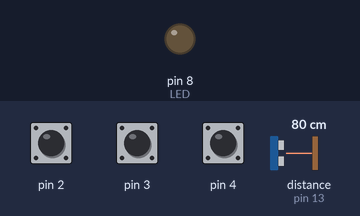
A sketch run on a simulated Arduino Uno, built with avr-gcc and run on an emulated ATmega328P. Parts: output pins drawn as LEDs (lit = HIGH). Wiring (inferred from the names in the program): ultrasonic range finder: trigger pin 12; echo pin 13. The test bench sets the inputs (shaded band); at power-on: distance to the obstacle (sensor on pin 13) 80 cm, pin 2 HIGH, pin 3 HIGH, pin 4 HIGH. The echo pulse lasts 58.3 µs per cm; pins used as bus, display or sensor lines are not drawn.

Above: at 1.2 s.
1.3 s: distance to the obstacle (sensor on pin 13) set to 56 cm
2.8 s: distance to the obstacle (sensor on pin 13) set to 48 cm
At 3.1 s:
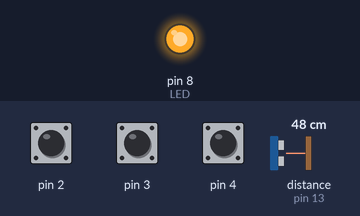
9.1 s: distance to the obstacle (sensor on pin 13) set to 60 cm
At 10.6 s:
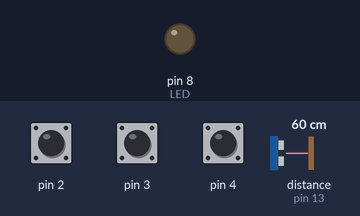
Timing chart, 0 to 11.6 s (numbered marks = the images above; inputs shaded):
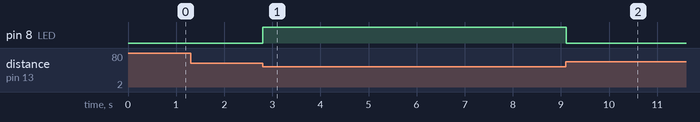

The sketch:

VolumeControl.ino
```cpp
#include <CapacitiveSensor.h>

int trigPin = 12;
int echoPin = 13;
int LED = 8;

int pingCounter = 0;

int prevVolInterval = 0;
int volumeInterval;

int muteFlag = 0;
int muteCount = 0;
int toggleFlag = 0;
boolean nextFlag = false;
boolean prevFlag = false;

CapacitiveSensor  toggle  = CapacitiveSensor(5,2);
CapacitiveSensor  next    = CapacitiveSensor(5,3);
CapacitiveSensor  prev    = CapacitiveSensor(5,4);

void setup() {
  toggle.set_CS_AutocaL_Millis(0xFFFFFFFF);     // turn off autocalibrate on channel 1 - just as an example
  next.set_CS_AutocaL_Millis(0xFFFFFFFF);
  prev.set_CS_AutocaL_Millis(0xFFFFFFFF);
  Serial.begin(9600);
  pinMode(trigPin, OUTPUT);
  pinMode(echoPin, INPUT);
  pinMode(LED, OUTPUT);
}

void loop() {
  long volData = getPing();
  if(volData < 50)
    digitalWrite(LED, HIGH);
  else
    digitalWrite(LED, LOW);
  if (volData < 8) {                          //If ping is within mute range
    if (muteFlag == 0) {
      Serial.write(0);                         //COMMAND --- Write mute to system
      muteCount = 0;                           //Set mute count
      muteFlag = 1;                            //Set mute flag
    }

  } else {                                     //else... [ping is greater than mute range]
    if(muteCount >= 5) {                       //n reads have occured since last mute
      muteFlag = 0;
      if (pingCounter >= 30) {                 //Analyze ping value every n samples (increased stability)
        if(volData <= 40) {
          volumeInterval = sendVolInterval(volData);
          if(volumeInterval != prevVolInterval && volumeInterval != 0) {      //SERIAL WRITE VOLUME INTERVAL HERE
            Serial.write(volumeInterval);        //COMMAND --- Write interval for volume changes
            prevVolInterval = volumeInterval;
          }
        }
        else {
//          Serial.println("Volume Unchanged");
        }
//        Serial.println(volData);

        pingCounter = 0;
      }
    } else {
      muteCount++;
    }
  }


  //CAPACITIVE TOUCH SENSRORS
  long toggleVal = toggle.capacitiveSensor(30);
  long nextVal = next.capacitiveSensor(30);
  long prevVal = prev.capacitiveSensor(30);

  if (toggleVal > 1000) {                          //Pause/Play
    if (toggleFlag == 0) {
      Serial.write(2);
//      Serial.println("Play/Pause");
      toggleFlag = 1;
    }
  } else if (nextVal > 1000) {                     //Next
    if(nextFlag == 0) {
      Serial.write(3);
//      Serial.println("Next");
      nextFlag = 1;
    }
  } else if (prevVal > 1000) {                     //Prev
    if(prevFlag == 0) {
      Serial.write(1);
//      Serial.println("Prev");
      prevFlag = 1;
    }
  } else {                                         //If none, reset all values
    toggleFlag = 0;
    nextFlag = 0;
    prevFlag = 0;
  }

  pingCounter++;
  delay(10);
}

long getPing() {
  long duration, distance;
  digitalWrite(trigPin, LOW);
  delayMicroseconds(2);
  digitalWrite(trigPin, HIGH);
  delayMicroseconds(10);
  digitalWrite(trigPin, LOW);
  duration = pulseIn(echoPin, HIGH);
  distance = (duration/2) / 29.1;
  return distance;
}

//This function will receive a value from the sensor that will be greater than 10 but less than 40
int sendVolInterval(int pingData) {
  int volInterval;

  //Volume set to 2
  if(pingData <= 15)
    volInterval = 11;

  //Volume set to 4
  else if(pingData >= 17 && pingData <= 23)
    volInterval = 12;

  //Volume set to 6
  else if(pingData >= 25 && pingData <= 31)
    volInterval = 13;

  //Volume set to MAX (7)
  else if(pingData >= 33)
    volInterval = 14;

  else
    volInterval = 0;

  return volInterval;
}
```

Measured:
- the behaviour switches between 51 and 50 cm on distance to the obstacle (sensor on pin 13) (found by bisection; images 0 and 1)
- after the input at 1.3 s, every drawn part: stays the same
- after the input at 2.8 s, pin 8 (LED): LOW → HIGH at once
- after the input at 9.1 s, pin 8 (LED): HIGH → LOW at once
